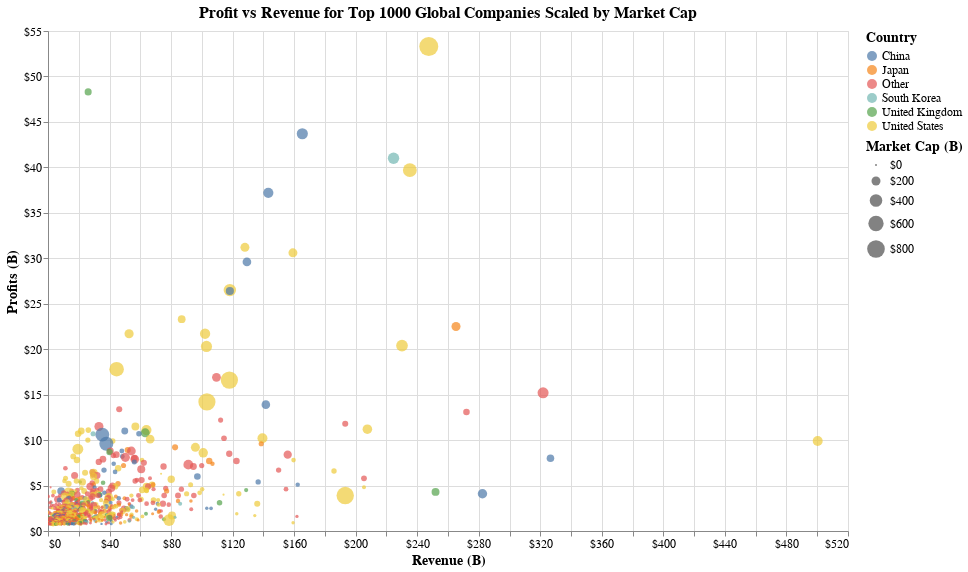

This figure's notebook cell:
### Markdown cell above
# Interactive Visualisation

### Code cell
top = 1000
df_top = df[:top]

chart = alt.Chart(df_top).mark_circle().encode(
    alt.X('Revenue', axis=alt.Axis(format='$f', title='Revenue (B)'), scale=alt.Scale(domain=[0, 520], nice=40)),
    alt.Y('Profits', axis=alt.Axis(format='$', title='Profits (B)')),
    color='Country',
    size=alt.Size('Market Cap', legend=alt.Legend(format='$f', title='Market Cap (B)')),
    opacity=alt.value(0.7),
    tooltip=['Company', 'Revenue', 'Profits', 'Market Cap']
).properties(
    title='Profit vs Revenue for Top {} Global Companies Scaled by Market Cap'.format(top),
    width=800,
    height=500,
).configure(
    title={'fontSize': 16},
    axis={'labelFontSize': 12, 'titleFontSize': 14},
    legend={'titleFontSize': 14, 'labelFontSize': 12},
).interactive()
chart

### Figure 1 — Vega-Lite specification as saved in the notebook (floating-point values rounded to 4 significant figures; data arrays with more than 128 entries replaced by an {"elided": "..."} marker saying what was removed)
{"$schema": "https://vega.github.io/schema/vega-lite/v2.6.0.json", "config": {"axis": {"labelFontSize": 12, "titleFontSize": 14}, "legend": {"labelFontSize": 12, "titleFontSize": 14}, "title": {"fontSize": 16}, "view": {"height": 300, "width": 400}}, "data": {"name": "data-425dcdc61495eee1b7f1ac4115606244"}, "datasets": {"data-425dcdc61495eee1b7f1ac4115606244": {"elided": "1000 records"}}, "encoding": {"color": {"field": "Country", "type": "nominal"}, "opacity": {"value": 0.7}, "size": {"field": "Market Cap", "legend": {"format": "$f", "title": "Market Cap (B)"}, "type": "quantitative"}, "tooltip": [{"field": "Company", "type": "nominal"}, {"field": "Revenue", "type": "quantitative"}, {"field": "Profits", "type": "quantitative"}, {"field": "Market Cap", "type": "quantitative"}], "x": {"axis": {"format": "$f", "title": "Revenue (B)"}, "field": "Revenue", "scale": {"domain": [0, 520], "nice": 40}, "type": "quantitative"}, "y": {"axis": {"format": "$", "title": "Profits (B)"}, "field": "Profits", "type": "quantitative"}}, "height": 500, "mark": "circle", "selection": {"selector001": {"bind": "scales", "encodings": ["x", "y"], "mark": {"fill": "#333", "fillOpacity": 0.125, "stroke": "white"}, "on": "[mousedown, window:mouseup] > window:mousemove!", "resolve": "global", "translate": "[mousedown, window:mouseup] > window:mousemove!", "type": "interval", "zoom": "wheel!"}}, "title": "Profit vs Revenue for Top 1000 Global Companies Scaled by Market Cap", "width": 800}
